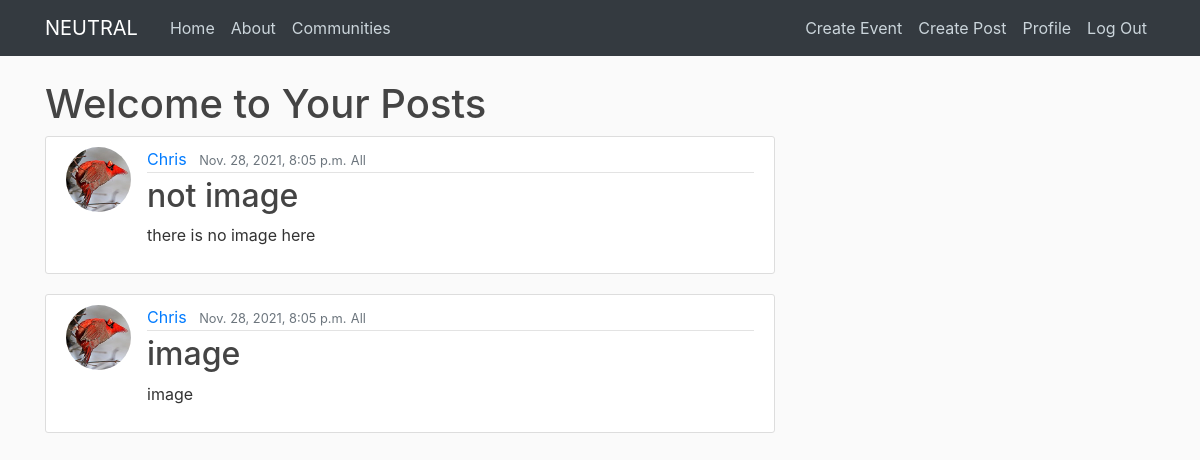
Page /YourPosts/ (signed in) on the earlier database version.
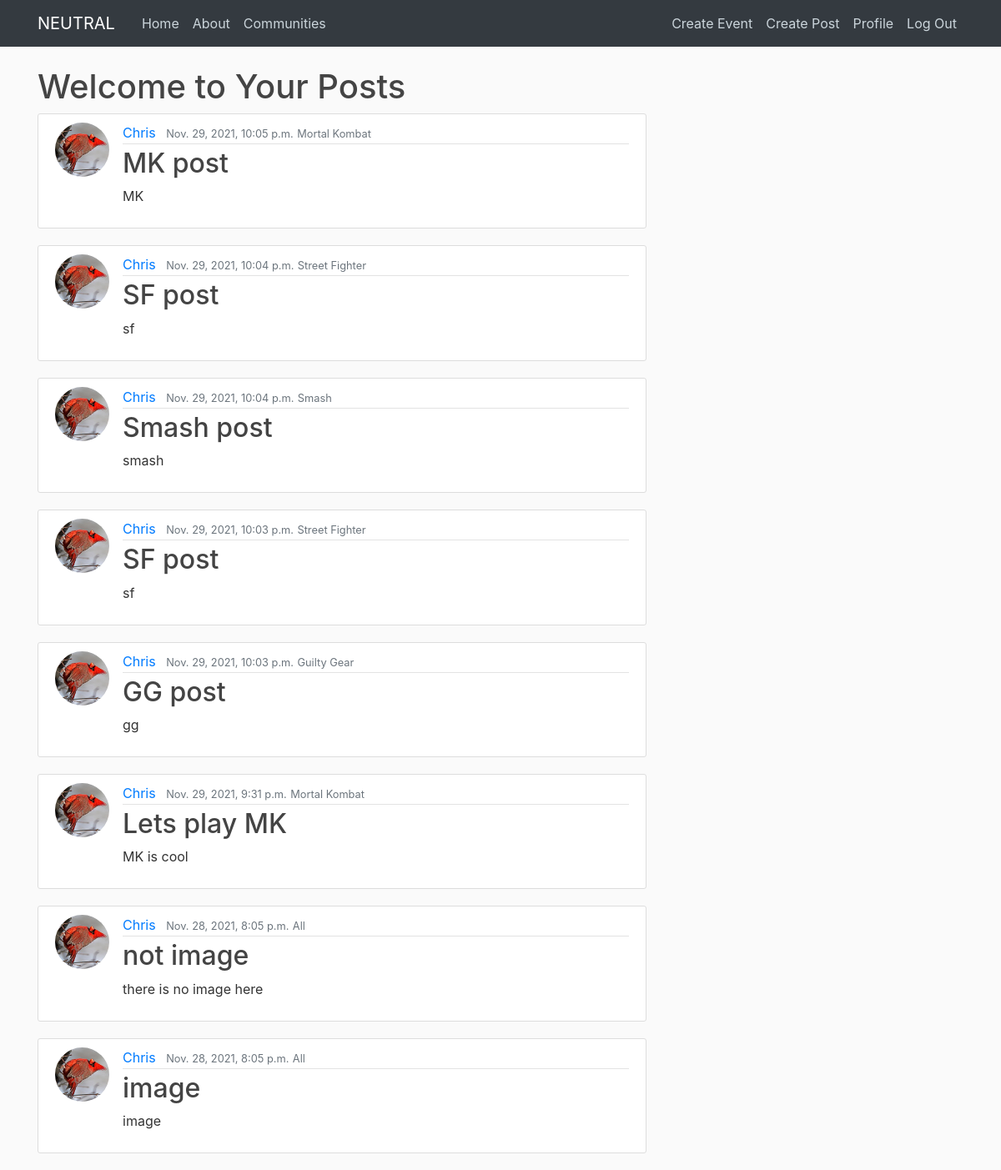
Same page on the later database version.
### blog/models.py (models this page shows, shortened)
class Post(models.Model):
	title = models.CharField(max_length=200)
	content = models.TextField()
	date_posted = models.DateTimeField(default= timezone.now)
	author = models.ForeignKey(User, on_delete=models.CASCADE)
	community = models.CharField(max_length=20 ,choices=COMMUNITY_CHOICES, default='All')
	dislikes = models.ManyToManyField(User, related_name = 'post_dislikes')
	likes = models.ManyToManyField(User, related_name = 'post_likes')
	image = models.ImageField(null=True, blank=True, upload_to = "post-images/")

### users/models.py (models this page shows, shortened)
class Profile(models.Model):
	user = models.OneToOneField(User, on_delete=models.CASCADE)
	image = models.ImageField(default='default.jpg', upload_to = 'profile_pics')

### blog/views.py (the view)
# urls.py: path('YourPosts/',YourPosts, name='YourPosts'),
def YourPosts(request):
	context = {
		'posts': Post.objects.order_by('-date_posted').all()
	}
	return render(request, 'blog/YourPosts.html', context)

### blog/templates/blog/YourPosts.html (shortened to what this page needs)
{% extends "communities/base.html"%}
{% block content %}
<h1>Welcome to Your Posts</h1>
{% if user.is_authenticated %}
    {% for post in posts %}
        {% if post.author == user %}
		<article class="media content-section">
		  <img class = "rounded-circle article-img" src = "{{post.author.profile.image.url}}">
		  <div class="media-body">
		    <div class="article-metadata">
		      <a class="mr-2" href="{% url 'user-posts' post.author.username %}">{{ post.author }}</a>
		      <small class="text-muted">{{ post.date_posted }}</small>
		      <small class="text-muted">{{ post.community }}</small>
		    </div>
		    <h2><a class="article-title" href="{% url 'post-detail' post.id%}">{{ post.title }}</a></h2>
		    <p class="article-content">{{ post.content }}</p>
		  </div>
		</article>
        {%endif%}
	{% endfor %}
{%else%}
<p>Please login to see events you have joined</p>
{%endif%}
{% endblock content%}

Differences in the rows shown:
added Post: author.profile.image (placeholder picture), author "Chris", date_posted "Nov. 29, 2021, 10:05 p.m.", community "Mortal Kombat", title "MK post", content "MK"
added Post: author.profile.image (placeholder picture), author "Chris", date_posted "Nov. 29, 2021, 10:04 p.m.", community "Street Fighter", title "SF post", content "sf"
added Post: author.profile.image (placeholder picture), author "Chris", date_posted "Nov. 29, 2021, 10:04 p.m.", community "Smash", title "Smash post", content "smash"
added Post: author.profile.image (placeholder picture), author "Chris", date_posted "Nov. 29, 2021, 10:03 p.m.", community "Street Fighter", title "SF post", content "sf"
added Post: author.profile.image (placeholder picture), author "Chris", date_posted "Nov. 29, 2021, 10:03 p.m.", community "Guilty Gear", title "GG post", content "gg"
added Post: author.profile.image (placeholder picture), author "Chris", date_posted "Nov. 29, 2021, 9:31 p.m.", community "Mortal Kombat", title "Lets play MK", content "MK is cool"
